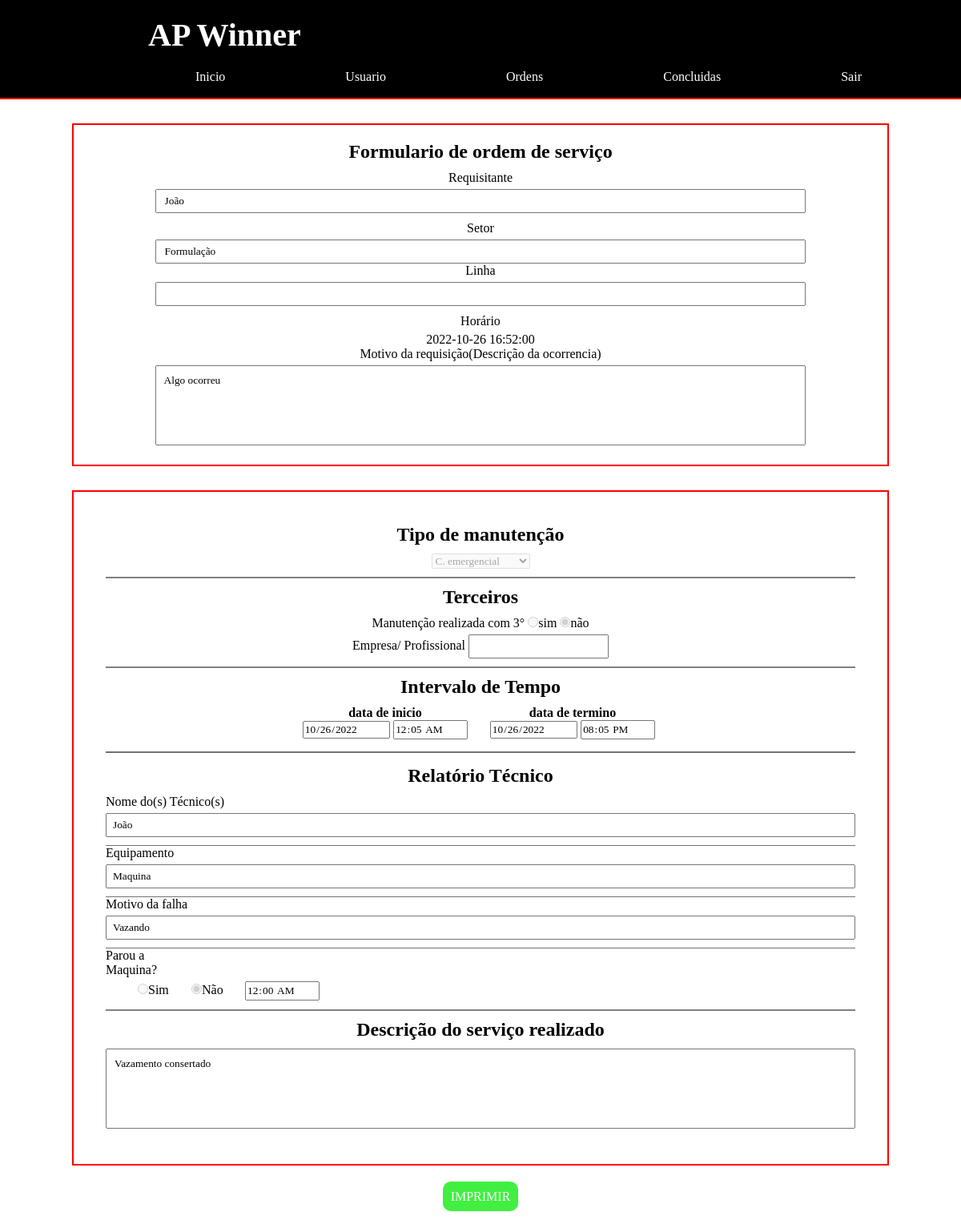
/ordem.php?id=28, run on the app's committed database.
### tables this page shows
CREATE TABLE `ordemservico` (
  `id` int(11) NOT NULL,
  `nomeRequisitante` varchar(80) NOT NULL,
  `setor` varchar(25) NOT NULL,
  `linhaProducao` varchar(40) DEFAULT NULL,
  `dataRequisicao` datetime NOT NULL,
  `descricaoRequisicao` text NOT NULL,
  `concluido` int(1) NOT NULL DEFAULT 0,
  `id_relatorioTecnico` int(11) DEFAULT NULL
);

CREATE TABLE `relatoriotecnico` (
  `id` int(11) NOT NULL,
  `id_requisicao` int(11) NOT NULL,
  `tipoManutencao` varchar(30) NOT NULL,
  `nomeManutencao` text NOT NULL,
  `dataInicio` datetime NOT NULL,
  `dataTermino` datetime NOT NULL,
  `parteProblema` varchar(100) NOT NULL,
  `motivoProblema` text NOT NULL,
  `solucao` text NOT NULL,
  `tempoParada` time DEFAULT NULL,
  `nomeTerceiros` varchar(100) DEFAULT NULL
);

### php/mostrarTudo.php (the view, shortened to what this page needs)
<?php
    include 'config.php';
    $id = $_GET['id'];
    $sql = "SELECT * FROM `relatoriotecnico` WHERE id_requisicao = $id LIMIT 1";
    $result = mysqli_query($conn, $sql);
    $linha = mysqli_fetch_array($result);
    $dataI= explode(" ",$linha['dataInicio']);
    $dataT= explode(" ",$linha['dataTermino']);
?>
<div class="OS">
<form class="relatorio" method="POST" action="php/edita_requisicao.php">
        <div class="Tipo_manutencao">
            <h2>Tipo de manutenção</h2>
            <select name="tipo_manutencao[]" disabled>
                <option value="C. emergencial" <?php $linha['tipoManutencao']=='C. emergencial'?print('selected'):print('');?>>C. emergencial</option>
            </select>
        </div>
        <div class="terceiros">
            <h2>Terceiros</h2>
                <div>
                    <label>Manutenção realizada com 3°</label>
                    <input type="radio" value="sim_t" name="opt" disabled <?php $linha['nomeTerceiros']!=""?print'checked':''?>><label>sim</label>
                    <input type="radio" value="nao_t" name="opt" disabled <?php $linha['nomeTerceiros']==""?print'checked':''?>><label>não</label>
                </div>
                <div>
                    <label>Empresa/ Profissional</label>
                    <input type="text" name="terceiros" value="<?php echo $linha['nomeTerceiros']?>" readonly>
                </div>
        </div>
        <div class="tempoRequisicao">
            <h2>Intervalo de Tempo</h2>
            <div>
                <h4>data de inicio</h4>
                <input type="date" name="dataInicio" value="<?php echo($dataI[0])?>" readonly>
                <input type="time" name="horaInicio" value="<?php echo($dataI[1])?>" readonly>
            </div>
            <div>
                <h4>data de termino</h4>
                <input type="date" name="dataTermino" value="<?php echo($dataT[0])?>" readonly>
                <input type="time" name="horaTermino" value="<?php echo($dataT[1])?>" readonly>
            </div>
		</div>
        <div class="relatorio_tecnico">
            <h2>Relatório Técnico</h2>
            <div class="topico">
                <label>Nome do(s) Técnico(s)</label>
                <input type="text" name="nome_funcionario" value="<?php echo $linha['nomeManutencao']?>" readonly>
            </div>
            <div class="topico">
                <label>Equipamento</label>
                <input type="text" name="equipamento" value="<?php echo $linha['parteProblema']?>" readonly>
            </div>
            <div class="topico">
                <label>Motivo da falha</label>
                <input type="text" name="motivo_falha" value="<?php echo $linha['motivoProblema']?>" readonly>
            </div>
            <div class="parada_maquina">
                <label>Parou a Maquina?</label>
                <div class="conteiner-parada">
                    <input type="radio" value="sim_p" name="h_parada" disabled <?php $linha['tempoParada']!="00:00:00"?print'checked':''?>><label>Sim</label >
                    <input type="radio" value="nao_p" name="h_parada" disabled <?php $linha['tempoParada']=="00:00:00"?print'checked':''?>><label>Não</label >
                    <input type="time" name="tempo_parada" value="<?php echo $linha['tempoParada']?>" readonly>
                </div>
            </div>
        </div>
        <div class="descricao-servico">
            <h2>Descrição do serviço realizado</h2>
            <textarea placeholder="digite aqui..." name="solucao" readonly><?php echo $linha['solucao']?></textarea>
        </div>
    </form>
</div>

### parts/header.php (shortened to what this page needs)
<!DOCTYPE html>
<html>
<head>
	<link rel="stylesheet" type="text/css" href="css/style.css">
</head>
<body>
	<header>
		<h1><a href="index.php">AP Winner</a></h1>
		<div class="top-menu">
			<div><a href="index.php">Inicio</a></div>
			<div ><a href="Usuario.php">Usuario</a></div>
			<div ><a href="ordens.php" >Ordens</a></div>
			<div ><a href="ordensConcluidas.php" >Concluidas</a></div>
			<div class="item"><a href="php/logout.php">Sair</a></div>
		</div>
	</header>

### php/mostra_dados_req.php (shortened to what this page needs)
<?php
    include 'config.php';
    $id = $_GET['id'];
    $sql = "SELECT * FROM `ordemservico` WHERE id = $id LIMIT 1";
    $result = mysqli_query($conn, $sql);
    $linha = mysqli_fetch_array($result);
?>
	<section class="requisitante">
		<form>
			<h2>Formulario de ordem de serviço</h2>
			<div class="setor">
				<div><label>Requisitante</label></div>
				<div><input type="text" name="nome" value="<?php echo $linha['nomeRequisitante']?>" readonly></div>
			</div>
			<div class="setor">
				<div><label>Setor</label></div>
				<div><input type="text" name="nome" value="<?php echo $linha['setor']?>" readonly></div>
				<div><label>Linha</label></div>
				<div><input type="text" name="nome" value="<?php echo $linha['linhaProducao']?>" readonly></div>
			</div>
            <div>
                <div><label>Horário</label></div>
                <div><?php echo $linha['dataRequisicao']?></div>
            </div>
			<div class="setor">
				<div><label>Motivo da requisição(Descrição da ocorrencia)</label></div>
				<div><textarea name="descricao" id="descricao" readonly><?php echo $linha['descricaoRequisicao']?></textarea></div>
			</div>
		</form>
	</section>

### ordem.php
<?php
    include 'parts/header.php';
    include 'php/mostra_dados_req.php';
    include 'php/mostrarTudo.php';
?>
    <div class="imprimir_req">
        <a href="imprimirReq.php?id=<?php echo $_GET['id']?>">IMPRIMIR</a>
    </div>
<?php
    include 'parts/footer.php';
?>

### parts/footer.php
<?php
    echo('<footer>
    </footer>
</body>
</html>');
?>

### css/style.css (style rules this page uses)
* { margin:0; padding:0; font-family: calibri; box-sizing: border-box; }
header { position: relative; background-color: black; color: white; border-bottom: 2px solid red; }
header h1 { padding:20px 50px; font-size: 40px; }
header div { text-align: center; margin-bottom: 12px; }
header a { text-decoration: none; color: white; padding: 15px; border-radius: 5px; margin-left: 10vw; }
header .top-menu { display: flex; width: 90%; justify-content: center; margin: 0 auto; margin-bottom: 5px; }
form { box-sizing: border-box; width:85%; margin: 20px auto; text-align: center; border: 2px solid red; padding-top: 20px; padding-bottom: 10px; }
form h2 { padding-bottom: 10px; }
form .setor, form .data { padding-bottom: 10px; }
form label { display: inline-block; padding-bottom: 5px; }
form input[type=text][name=nome] { width: 80%; height: 30px; box-sizing: border-box; padding: 10px; }
form textarea { width: 80%; height: 100px; box-sizing: border-box; padding: 10px; resize: none; }
section.requisitante { width: 100%; max-width: 1280px; margin: 30px auto; }
.OS { width: 100%; max-width: 1280px; margin: 30px auto; }
form.relatorio { padding: 40px; }
.OS .Tipo_manutencao, .terceiros, .relatorio_tecnico { margin-bottom: 10px; padding-bottom: 10px; border-bottom: 2px solid gray; }
.terceiros input[type=text] { height: 30px; line-height: 30px; padding-left: 7px; }
.relatorio_tecnico h2 { text-align: center; }
.relatorio_tecnico { text-align: left; }
.relatorio_tecnico label { width: 150px; }
.parada_maquina label { width: 50px; }
.relatorio_tecnico input[type=text] { width: 100%; height: 30px; line-height: 30px; padding-left: 7px; }
.topico { padding-bottom: 10px; border-bottom: 1px solid rgb(114, 114, 114); }
.relatorio_tecnico .conteiner-parada { padding: 0 40px; }
.OS textarea { width: 100%; }
.tempoRequisicao { padding-bottom: 15px; margin-bottom:15px; border-bottom: 2px solid rgb(114, 114, 114); }
.tempoRequisicao > div { width: 25%; text-align: center; display: inline-block; margin-left: -4px; }
.imprimir_req { text-align: center; margin-bottom: 30px; }
.imprimir_req a { padding: 10px; background-color: rgb(65, 239, 65); text-decoration: none; color: white; border-radius: 10px; transition: 0.7s; }

### data on the page
ordemservico: nome "João", nome "Formulação", dataRequisicao "2022-10-26 16:52:00", descricao "Algo ocorreu"
relatoriotecnico: dataInicio "10/26/2022", horaInicio "00:05:00", dataTermino "10/26/2022", horaTermino "20:05:00", nome_funcionario "João", equipamento "Maquina", motivo_falha "Vazando", tempo_parada "00:00:00", solucao "Vazamento consertado"
